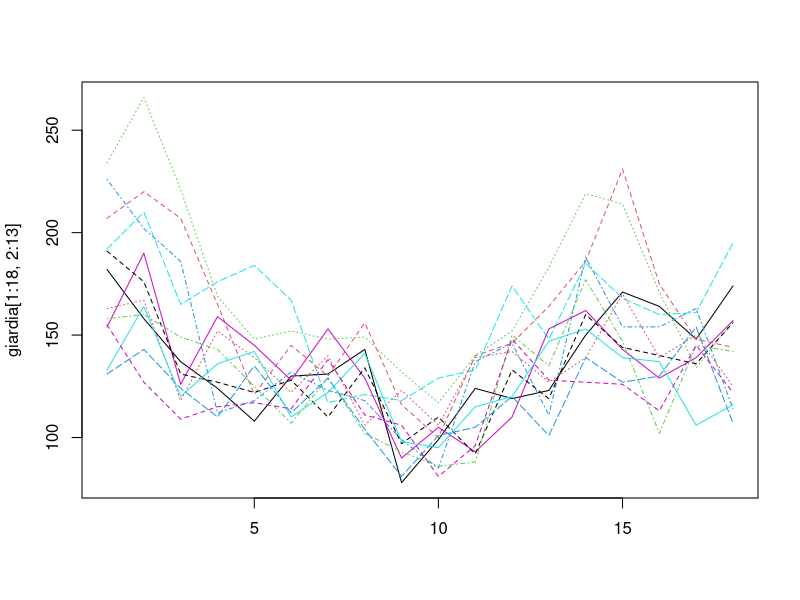
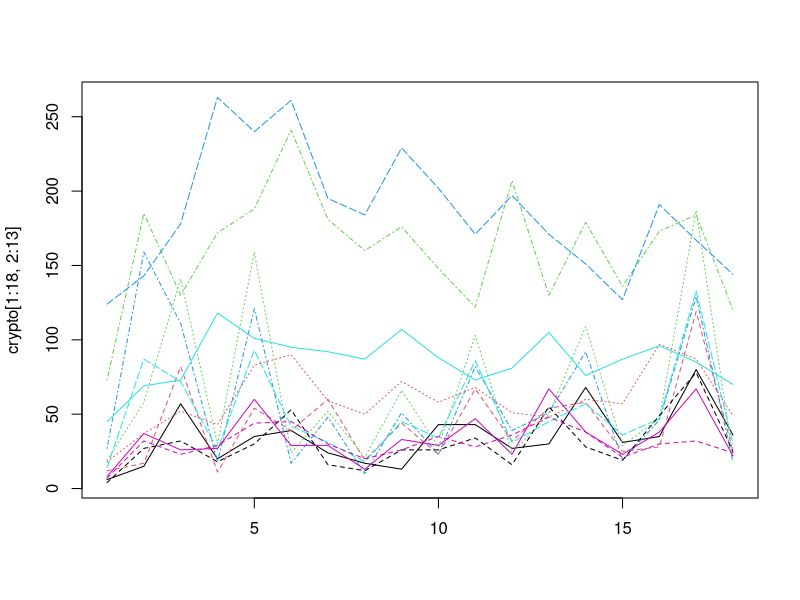
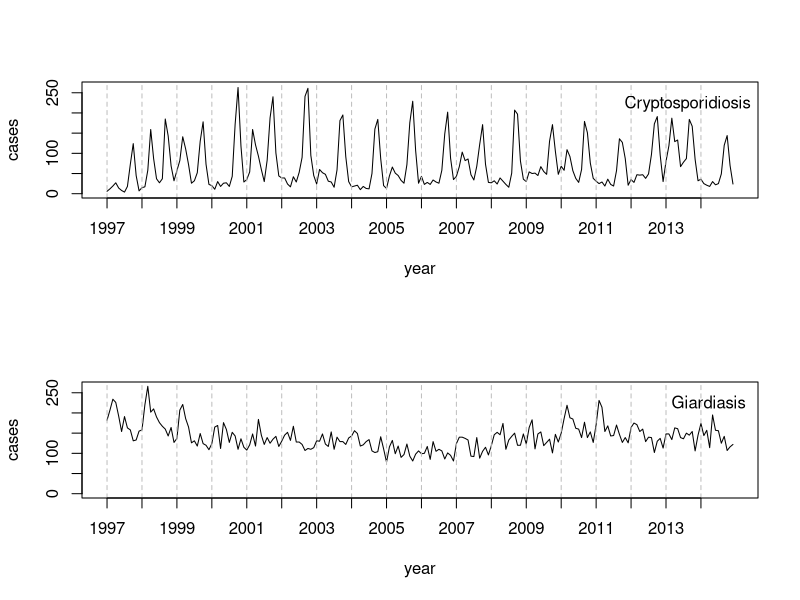

R code for these plots, in order:
# time series
giardia<-read.table('giardia_time_series.csv',header=T,sep=',')
matplot(giardia[1:18,2:13],type='l')
crypto<-read.table('crypto_time_series.csv',header=T,sep=',')
matplot(crypto[1:18,2:13],type='l')
library(tidyr)

library(reshape2)
g.ts <- ts(as.vector(t(as.matrix(giardia[1:18,2:13]))))
c.ts <- ts(as.vector(t(as.matrix(crypto[1:18,2:13]))))
pdf("time_series.pdf",width=10,height=10)
par(mfrow=c(2,1))
plot(c.ts,xaxt='n',ylab="cases",xlab="year",ylim=c(0,max(g.ts,c.ts)))
abline(v=seq(from=1,to=length(c.ts),by=12),lty=2,col='grey')
axis(side=1,at=seq(from=1,to=length(c.ts),by=12),labels=1997:2014)
legend('topright',"Cryptosporidiosis",bty='n')
plot(g.ts,xaxt='n',ylab="cases",xlab="year",ylim=c(0,max(g.ts,c.ts)))
abline(v=seq(from=1,to=length(g.ts),by=12),lty=2,col='grey')
axis(side=1,at=seq(from=1,to=length(g.ts),by=12),labels=1997:2014)
legend('topright',"Giardiasis ",bty='n')
dev.off()
